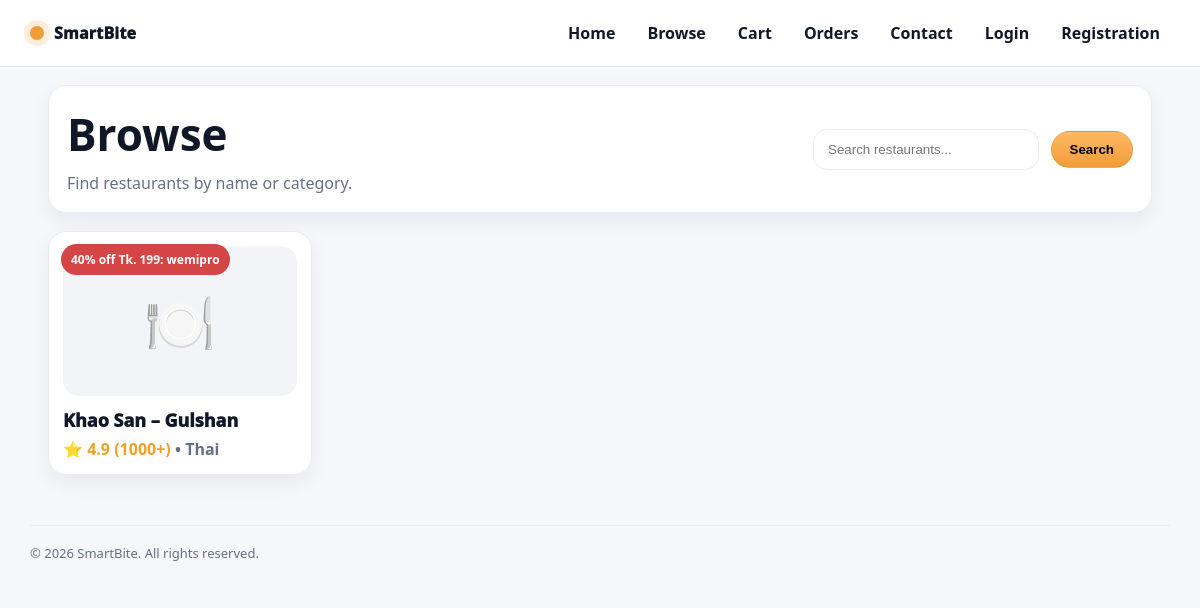
/browse.php?cat=Thai, run on the app's committed database.
### tables this page shows
CREATE TABLE IF NOT EXISTS restaurants (
  id INT AUTO_INCREMENT PRIMARY KEY,
  owner_user_id INT NOT NULL,
  name VARCHAR(160) NOT NULL,
  category VARCHAR(80) NOT NULL DEFAULT 'Food',
  address VARCHAR(220) DEFAULT '',
  rating DECIMAL(2,1) DEFAULT 4.5,
  ratings_count INT DEFAULT 0,
  promo_text VARCHAR(120) DEFAULT '30% off Tk. 149: deal30',
  image_url VARCHAR(255) DEFAULT '',
  created_at TIMESTAMP DEFAULT CURRENT_TIMESTAMP,
  FOREIGN KEY (owner_user_id) REFERENCES users(id) ON DELETE CASCADE
);

### public/browse.php (the view, shortened to what this page needs)
<?php
require_once __DIR__."/../config/db.php";
$qText = trim($_GET["q"] ?? "");
$cat = trim($_GET["cat"] ?? "");
$where = "1=1";
$params = [];
$types = "";
if($cat !== ""){
  $where .= " AND category LIKE ?";
  $params[] = "%".$cat."%";
  $types .= "s";
}
$sql = "SELECT * FROM restaurants WHERE $where ORDER BY rating DESC";
$stmt = $conn->prepare($sql);
if($types !== ""){
  $stmt->bind_param($types, ...$params);
}
$stmt->execute();
$restaurants = $stmt->get_result()->fetch_all(MYSQLI_ASSOC);
include __DIR__."/../partials/head.php";
include __DIR__."/../partials/header.php";
?>
<main class="container">
  <div class="top card">
    <div>
      <h1 class="h1">Browse</h1>
      <div class="muted">Find restaurants by name or category.</div>
    </div>
    <form class="search" method="get">
      <input class="input" name="q" placeholder="Search restaurants..." value="<?= htmlspecialchars($qText) ?>">
      <button class="btn btn-primary">Search</button>
    </form>
  </div>
  <div class="grid">
    <?php foreach($restaurants as $r): ?>
      <a class="r-card card" href="<?= BASE_URL ?>/public/restaurant.php?id=<?= (int)$r["id"] ?>">
        <div class="promo"><?= htmlspecialchars($r["promo_text"]) ?></div>
        <div class="img">🍽️</div>
        <div class="name"><?= htmlspecialchars($r["name"]) ?></div>
        <div class="meta">
          ⭐ <?= htmlspecialchars($r["rating"]) ?> (<?= (int)$r["ratings_count"] ?>+)
          <span class="muted"> • <?= htmlspecialchars($r["category"]) ?></span>
        </div>
      </a>
    <?php endforeach; ?>
  </div>
</main>
<?php include __DIR__."/../partials/footer.php"; ?>

### assets/css/base.css (style rules this page uses)
:root { --bg:#f6f7fb; --surface:#ffffff; --text:#101828; --muted:#667085; --border:#eaecf0; --brand:#f29c38; --brand2:#ffba63; --shadow: 0 14px 40px rgba(16,24,40,.08); --shadow-sm: 0 8px 20px rgba(16,24,40,.06); --radius: 18px; --container: 1140px; --font: ui-sans-serif, system-ui, -apple-system, Segoe UI, Roboto, Arial, "Noto Sans"; }
* { box-sizing:border-box }
html,body { height:100% }
body { margin:0; font-family:var(--font); color:var(--text); background:var(--bg) }
a { color:inherit; text-decoration:none }
.container { max-width:var(--container); margin:0 auto; padding:0 18px }
.card { background:var(--surface); border:1px solid var(--border); border-radius:var(--radius); box-shadow:var(--shadow-sm); }
.btn { display:inline-flex; align-items:center; justify-content:center; border-radius:999px; border:1px solid rgba(0,0,0,.08); padding:10px 18px; font-weight:900; cursor:pointer; background:#fff; transition:.18s ease; }
.btn-primary { background:linear-gradient(180deg,var(--brand2),var(--brand)); }
.input { width:100%; padding:12px 14px; border-radius:14px; border:1px solid var(--border); outline:none; background:#fff; }
.muted { color:var(--muted) }
.h1 { font-size:44px; margin:0 0 8px }

### assets/css/browse.css (style rules this page uses)
.top { margin-top:18px; padding:18px; display:flex; align-items:center; justify-content:space-between; gap:16px; flex-wrap:wrap }
.search { display:flex; gap:12px; align-items:center; min-width:320px }
.grid { margin-top:18px; display:grid; grid-template-columns:repeat(4,1fr); gap:16px }
.r-card { position:relative; padding:14px; overflow:hidden }
.promo { position:absolute; left:12px; top:12px; background:#d64545; color:#fff; padding:7px 10px; border-radius:999px; font-weight:900; font-size:12px }
.img { height:150px; border-radius:16px; background:#f2f4f7; display:flex; align-items:center; justify-content:center; font-size:58px }
.name { margin-top:12px; font-size:18px; font-weight:1000 }
.meta { margin-top:6px; font-weight:900; color:#f2a024 }

### data on the page
restaurants: promo_text "40% off Tk. 199: wemipro", name "Khao San – Gulshan", rating "4.9", ratings_count "1000", category "Thai"

### other printed values
$label "Home Browse Cart Orders Contact Login Registration"
